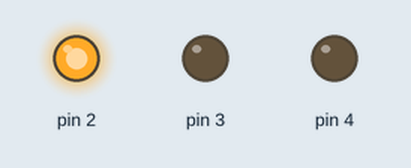
Recording of a sketch running on a simulated Arduino Uno, built with avr-gcc and run on an emulated ATmega328P. Shown: output pins drawn as LEDs (lit = HIGH).

Above: at 0.05 s.
At 1.45 s:
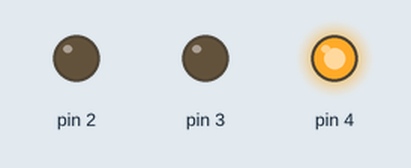
At 2.85 s:
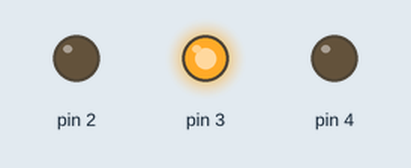
Timing chart, 0 to 3.1 s (numbered marks = the images above):
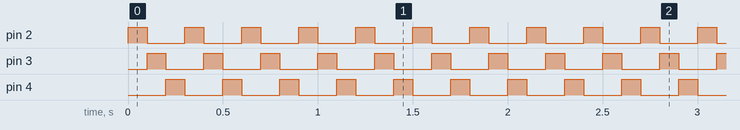

The sketch:

3_leds1.ino
```cpp
void setup()
{
  pinMode(2,OUTPUT);
  pinMode(3,OUTPUT);
  pinMode(4,OUTPUT);
  digitalWrite(2, LOW);
  digitalWrite(3, LOW);
  digitalWrite(4, LOW);
}

void loop()
{
  digitalWrite(2, HIGH);
  delay(100);
  digitalWrite(2, LOW);
  digitalWrite(3, HIGH);
  delay(100);
  digitalWrite(3, LOW);
  digitalWrite(4, HIGH);
  delay(100);
  digitalWrite(4, LOW);
}
```

Measured:
- by itself, pin 2–4: alternates HIGH for 0.10 s and LOW for 0.20 s
